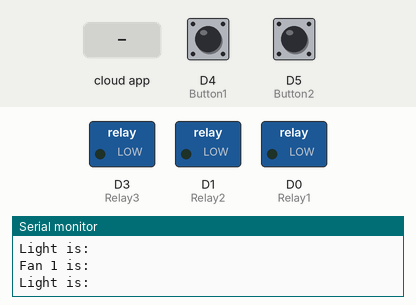
A sketch run on a simulated ESP8266 (NodeMCU). Parts: switched loads named in the sketch (green lamp = pin HIGH), the last lines printed to the serial monitor. Inputs (shaded band) come from the test bench; at power-on: D4 (Button1) LOW, D5 (Button2) LOW. WiFi joins after 1.5 s; servers stay silent unless stated; the Firebase database answers and starts empty.

Above: at 2.7 s.
2.8 s: the phone or cloud app sets value to on
At 4.9 s:
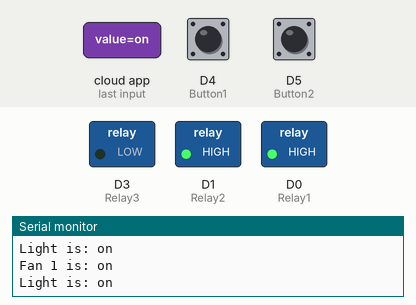
5.2 s: the phone or cloud app sets value to off
At 6.4 s:
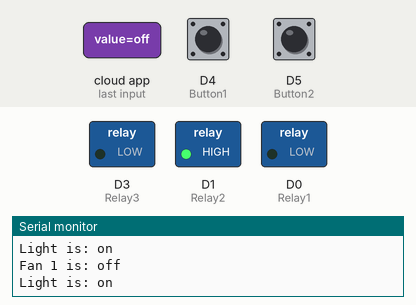
Timing chart, 0 to 8.2 s (numbered marks = the images above; inputs shaded):
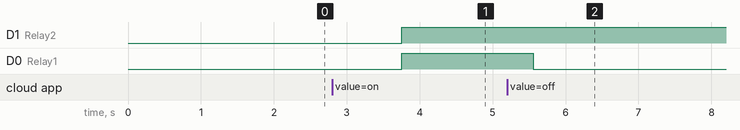

The sketch:

Ver06.ino
```cpp
// coppy ver 01
#include <ESP8266WiFi.h>
#include<FirebaseArduino.h>
// Host address
#define FIREBASE_HOST "version02-06-06-2019.firebaseio.com"                     //Your Firebase Project URL goes here without "http:" , "\" and "/"
#define FIREBASE_AUTH "4NngSjZZZxeTAwKVYgRmYJc6U9yJi79A0LSMm24k"       //Your Firebase Database Secret goes here
#define WIFI_SSID "Cherry F2"             //your WiFi SSID for which yout NodeMCU connects
#define WIFI_PASSWORD "yeuanhthivao"        //Password of your wifi network

#define Relay1 D0
#define Relay2 D1
#define Relay3 D3

#define Button1 D4
#define Button2 D5
// Used to count state of button
int buttonPushCounter1 = 0;
int buttonPushCounter2 = 0;
int State_Button1 = 0;
int State_Button2 = 0;
int State_Button1_last = 0;
int State_Button2_last = 0;

int z1, z2;
int State1, State2, State3, State4, State5;
void setup()
{
  Serial.begin(115200);                                                   // Select the same baud rate if you want to see the datas on Serial Monitor
  pinMode(Relay1, OUTPUT);
  pinMode(Relay2, OUTPUT);
  pinMode(Relay3, OUTPUT);

  pinMode(Button1, INPUT);
  pinMode(Button2, INPUT);
  // define value of relay
  digitalWrite(Relay1, State1);
  digitalWrite(Relay2, State2);
  digitalWrite(Relay3, State3);
  WiFi.begin(WIFI_SSID,WIFI_PASSWORD);
  Serial.print("Dang ket noi...");
  while (WiFi.status()!=WL_CONNECTED){
    Serial.print(".");
    delay(500);
  }
  Serial.println();
  Serial.print("Da ket noi: ");
  Serial.println(WiFi.localIP());
  // Firebase setup
  Firebase.begin(FIREBASE_HOST,FIREBASE_AUTH);

}
void firebasereconnect()
{
    Serial.println("Dang co gang ket noi lai");
    Firebase.begin(FIREBASE_HOST, FIREBASE_AUTH);
 }

void loop()
{
   if (Firebase.failed())
      {
      Serial.print("setting number failed:");
      Serial.println(Firebase.error());
      firebasereconnect();
      return;
      }
  // Setup Firebase web, have child
  String State1 = Firebase.getString("HOME/fan/value");
  String State2 = Firebase.getString("HOME/light/value");
  String allDevice = Firebase.getString("HOME/all devices/value");
  // read signal digital of button1;
  State_Button1 = digitalRead(Button1);
  if( State_Button1 != State_Button1_last)
  {
    if( State_Button1 == HIGH)
    {
      buttonPushCounter1++;
      Serial.print("So lan nhan nut nhan so 1 la: ");
      Serial.println(buttonPushCounter1);
    }
    else{
      Serial.print("Button1 off");
    }
  }
  // save last button
  State_Button1_last = State_Button1;
  if(buttonPushCounter1 % 4 == 0)
  {
    int z = 1;
  }
  else {
    int z1 = 0;
  }

  State_Button2 = digitalRead(Button2);
  if(State_Button2 != State_Button2_last)
  {
    if(State_Button2 == HIGH)
    {
      buttonPushCounter2++;
      Serial.print("So lan nhan nut2 la: ");
      Serial.println(buttonPushCounter2);
    }
    else
    {
      Serial.print("Button2 is off");
    }
  }
  State_Button2_last = State_Button2;
  if(buttonPushCounter2 % 4 == 0)
  {
    int z2 = 1;
  }
  else
  {
    int z2 = 0;
  }

  if((State1 == "on") || ( z1 == 1))
  {
    digitalWrite(Relay1, HIGH);
  }
  else if( (State1 == "off") || ( z1 == 0))
  {
    digitalWrite(Relay1, LOW);
  }
  Serial.print("Fan 1 is: ");
  Serial.println(State1);
  if((State2 == "on")||( z2 == 1))
  {
    digitalWrite(Relay2, HIGH);
  }
  else if((State2 == "off") || (z2 == 0))
  {
    digitalWrite(Relay2, LOW);
  }
  Serial.print("Light is: ");
  Serial.println(State2);
  if(allDevice == "on")
  {
    Firebase.setString("HOME/fan/value", "on");
    Firebase.setString("HOME/light/value", "on");
    Serial.print("allDevice is on");
    Firebase.setString("HOME/all devices/value", "NULL");
  }
  else if(allDevice == "off")
  {
    Firebase.setString("HOME/fan/value", "off");
    Firebase.setString("HOME/light/value", "off");
    Serial.print("allDevice is off");
    Firebase.setString("HOME/all devices/value", "NULL");
  }
  Serial.print("\n");

}
```

Measured:
- after the input at 2.8 s, D1 (Relay2): LOW → HIGH after 0.96 s; D0 (Relay1): LOW → HIGH after 0.95 s
- after the input at 5.2 s, D0 (Relay1): HIGH → LOW after 0.36 s
